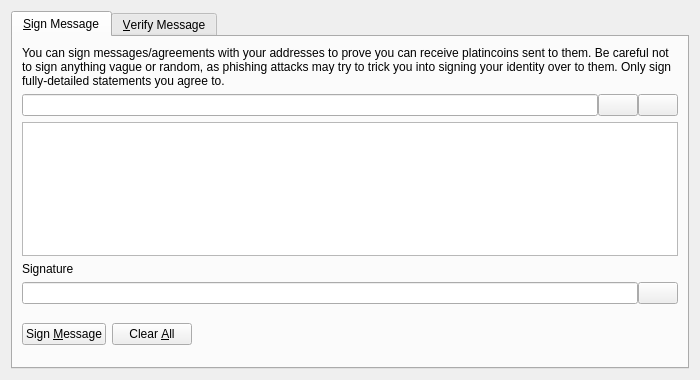
<?xml version="1.0" encoding="UTF-8"?>
<ui version="4.0">
 <class>SignVerifyMessageDialog</class>
 <widget class="QDialog" name="SignVerifyMessageDialog">
  <property name="geometry">
   <rect>
    <x>0</x>
    <y>0</y>
    <width>700</width>
    <height>380</height>
   </rect>
  </property>
  <property name="windowTitle">
   <string>Signatures - Sign / Verify a Message</string>
  </property>
  <property name="modal">
   <bool>true</bool>
  </property>
  <layout class="QVBoxLayout" name="verticalLayout">
   <item>
    <widget class="QTabWidget" name="tabWidget">
     <property name="currentIndex">
      <number>0</number>
     </property>
     <widget class="QWidget" name="tabSignMessage">
      <attribute name="title">
       <string>&amp;Sign Message</string>
      </attribute>
      <layout class="QVBoxLayout" name="verticalLayout_SM">
       <item>
        <widget class="QLabel" name="infoLabel_SM">
         <property name="text">
          <string>You can sign messages/agreements with your addresses to prove you can receive platincoins sent to them. Be careful not to sign anything vague or random, as phishing attacks may try to trick you into signing your identity over to them. Only sign fully-detailed statements you agree to.</string>
         </property>
         <property name="textFormat">
          <enum>Qt::PlainText</enum>
         </property>
         <property name="wordWrap">
          <bool>true</bool>
         </property>
        </widget>
       </item>
       <item>
        <layout class="QHBoxLayout" name="horizontalLayout_1_SM">
         <property name="spacing">
          <number>0</number>
         </property>
         <item>
          <widget class="QValidatedLineEdit" name="addressIn_SM">
           <property name="toolTip">
            <string>The Platincoin address to sign the message with</string>
           </property>
          </widget>
         </item>
         <item>
          <widget class="QPushButton" name="addressBookButton_SM">
           <property name="toolTip">
            <string>Choose previously used address</string>
           </property>
           <property name="text">
            <string/>
           </property>
           <property name="icon">
            <iconset resource="../bitcoin.qrc">
             <normaloff>:/icons/address-book</normaloff>:/icons/address-book</iconset>
           </property>
           <property name="shortcut">
            <string>Alt+A</string>
           </property>
           <property name="autoDefault">
            <bool>false</bool>
           </property>
          </widget>
         </item>
         <item>
          <widget class="QPushButton" name="pasteButton_SM">
           <property name="toolTip">
            <string>Paste address from clipboard</string>
           </property>
           <property name="text">
            <string/>
           </property>
           <property name="icon">
            <iconset resource="../bitcoin.qrc">
             <normaloff>:/icons/editpaste</normaloff>:/icons/editpaste</iconset>
           </property>
           <property name="shortcut">
            <string>Alt+P</string>
           </property>
           <property name="autoDefault">
            <bool>false</bool>
           </property>
          </widget>
         </item>
        </layout>
       </item>
       <item>
        <widget class="QPlainTextEdit" name="messageIn_SM">
         <property name="toolTip">
          <string>Enter the message you want to sign here</string>
         </property>
        </widget>
       </item>
       <item>
        <widget class="QLabel" name="signatureLabel_SM">
         <property name="text">
          <string>Signature</string>
         </property>
         <property name="textFormat">
          <enum>Qt::PlainText</enum>
         </property>
        </widget>
       </item>
       <item>
        <layout class="QHBoxLayout" name="horizontalLayout_2_SM">
         <property name="spacing">
          <number>0</number>
         </property>
         <item>
          <widget class="QLineEdit" name="signatureOut_SM">
           <property name="font">
            <font>
             <italic>true</italic>
            </font>
           </property>
           <property name="readOnly">
            <bool>true</bool>
           </property>
          </widget>
         </item>
         <item>
          <widget class="QPushButton" name="copySignatureButton_SM">
           <property name="toolTip">
            <string>Copy the current signature to the system clipboard</string>
           </property>
           <property name="text">
            <string/>
           </property>
           <property name="icon">
            <iconset resource="../bitcoin.qrc">
             <normaloff>:/icons/editcopy</normaloff>:/icons/editcopy</iconset>
           </property>
           <property name="autoDefault">
            <bool>false</bool>
           </property>
          </widget>
         </item>
        </layout>
       </item>
       <item>
        <layout class="QHBoxLayout" name="horizontalLayout_3_SM">
         <item>
          <widget class="QPushButton" name="signMessageButton_SM">
           <property name="toolTip">
            <string>Sign the message to prove you own this Platincoin address</string>
           </property>
           <property name="text">
            <string>Sign &amp;Message</string>
           </property>
           <property name="icon">
            <iconset resource="../bitcoin.qrc">
             <normaloff>:/icons/edit</normaloff>:/icons/edit</iconset>
           </property>
           <property name="autoDefault">
            <bool>false</bool>
           </property>
          </widget>
         </item>
         <item>
          <widget class="QPushButton" name="clearButton_SM">
           <property name="toolTip">
            <string>Reset all sign message fields</string>
           </property>
           <property name="text">
            <string>Clear &amp;All</string>
           </property>
           <property name="icon">
            <iconset resource="../bitcoin.qrc">
             <normaloff>:/icons/remove</normaloff>:/icons/remove</iconset>
           </property>
           <property name="autoDefault">
            <bool>false</bool>
           </property>
          </widget>
         </item>
         <item>
          <spacer name="horizontalSpacer_1_SM">
           <property name="orientation">
            <enum>Qt::Horizontal</enum>
           </property>
           <property name="sizeHint" stdset="0">
            <size>
             <width>40</width>
             <height>48</height>
            </size>
           </property>
          </spacer>
         </item>
         <item>
          <widget class="QLabel" name="statusLabel_SM">
           <property name="font">
            <font>
             <weight>75</weight>
             <bold>true</bold>
            </font>
           </property>
           <property name="text">
            <string/>
           </property>
           <property name="wordWrap">
            <bool>true</bool>
           </property>
          </widget>
         </item>
         <item>
          <spacer name="horizontalSpacer_2_SM">
           <property name="orientation">
            <enum>Qt::Horizontal</enum>
           </property>
           <property name="sizeHint" stdset="0">
            <size>
             <width>40</width>
             <height>48</height>
            </size>
           </property>
          </spacer>
         </item>
        </layout>
       </item>
      </layout>
     </widget>
     <widget class="QWidget" name="tabVerifyMessage">
      <attribute name="title">
       <string>&amp;Verify Message</string>
      </attribute>
      <layout class="QVBoxLayout" name="verticalLayout_VM">
       <item>
        <widget class="QLabel" name="infoLabel_VM">
         <property name="text">
          <string>Enter the receiver's address, message (ensure you copy line breaks, spaces, tabs, etc. exactly) and signature below to verify the message. Be careful not to read more into the signature than what is in the signed message itself, to avoid being tricked by a man-in-the-middle attack. Note that this only proves the signing party receives with the address, it cannot prove sendership of any transaction!</string>
         </property>
         <property name="textFormat">
          <enum>Qt::PlainText</enum>
         </property>
         <property name="alignment">
          <set>Qt::AlignLeading|Qt::AlignLeft|Qt::AlignTop</set>
         </property>
         <property name="wordWrap">
          <bool>true</bool>
         </property>
        </widget>
       </item>
       <item>
        <layout class="QHBoxLayout" name="horizontalLayout_1_VM">
         <property name="spacing">
          <number>0</number>
         </property>
         <item>
          <widget class="QValidatedLineEdit" name="addressIn_VM">
           <property name="toolTip">
            <string>The Platincoin address the message was signed with</string>
           </property>
          </widget>
         </item>
         <item>
          <widget class="QPushButton" name="addressBookButton_VM">
           <property name="toolTip">
            <string>Choose previously used address</string>
           </property>
           <property name="text">
            <string/>
           </property>
           <property name="icon">
            <iconset resource="../bitcoin.qrc">
             <normaloff>:/icons/address-book</normaloff>:/icons/address-book</iconset>
           </property>
           <property name="shortcut">
            <string>Alt+A</string>
           </property>
           <property name="autoDefault">
            <bool>false</bool>
           </property>
          </widget>
         </item>
        </layout>
       </item>
       <item>
        <widget class="QPlainTextEdit" name="messageIn_VM"/>
       </item>
       <item>
        <widget class="QValidatedLineEdit" name="signatureIn_VM"/>
       </item>
       <item>
        <layout class="QHBoxLayout" name="horizontalLayout_2_VM">
         <item>
          <widget class="QPushButton" name="verifyMessageButton_VM">
           <property name="toolTip">
            <string>Verify the message to ensure it was signed with the specified Platincoin address</string>
           </property>
           <property name="text">
            <string>Verify &amp;Message</string>
           </property>
           <property name="icon">
            <iconset resource="../bitcoin.qrc">
             <normaloff>:/icons/transaction_0</normaloff>:/icons/transaction_0</iconset>
           </property>
           <property name="autoDefault">
            <bool>false</bool>
           </property>
          </widget>
         </item>
         <item>
          <widget class="QPushButton" name="clearButton_VM">
           <property name="toolTip">
            <string>Reset all verify message fields</string>
           </property>
           <property name="text">
            <string>Clear &amp;All</string>
           </property>
           <property name="icon">
            <iconset resource="../bitcoin.qrc">
             <normaloff>:/icons/remove</normaloff>:/icons/remove</iconset>
           </property>
           <property name="autoDefault">
            <bool>false</bool>
           </property>
          </widget>
         </item>
         <item>
          <spacer name="horizontalSpacer_1_VM">
           <property name="orientation">
            <enum>Qt::Horizontal</enum>
           </property>
           <property name="sizeHint" stdset="0">
            <size>
             <width>40</width>
             <height>48</height>
            </size>
           </property>
          </spacer>
         </item>
         <item>
          <widget class="QLabel" name="statusLabel_VM">
           <property name="font">
            <font>
             <weight>75</weight>
             <bold>true</bold>
            </font>
           </property>
           <property name="text">
            <string/>
           </property>
           <property name="wordWrap">
            <bool>true</bool>
           </property>
          </widget>
         </item>
         <item>
          <spacer name="horizontalSpacer_2_VM">
           <property name="orientation">
            <enum>Qt::Horizontal</enum>
           </property>
           <property name="sizeHint" stdset="0">
            <size>
             <width>40</width>
             <height>48</height>
            </size>
           </property>
          </spacer>
         </item>
        </layout>
       </item>
      </layout>
     </widget>
    </widget>
   </item>
  </layout>
 </widget>
 <customwidgets>
  <customwidget>
   <class>QValidatedLineEdit</class>
   <extends>QLineEdit</extends>
   <header>qvalidatedlineedit.h</header>
  </customwidget>
 </customwidgets>
 <resources>
  <include location="../bitcoin.qrc"/>
 </resources>
 <connections/>
</ui>
